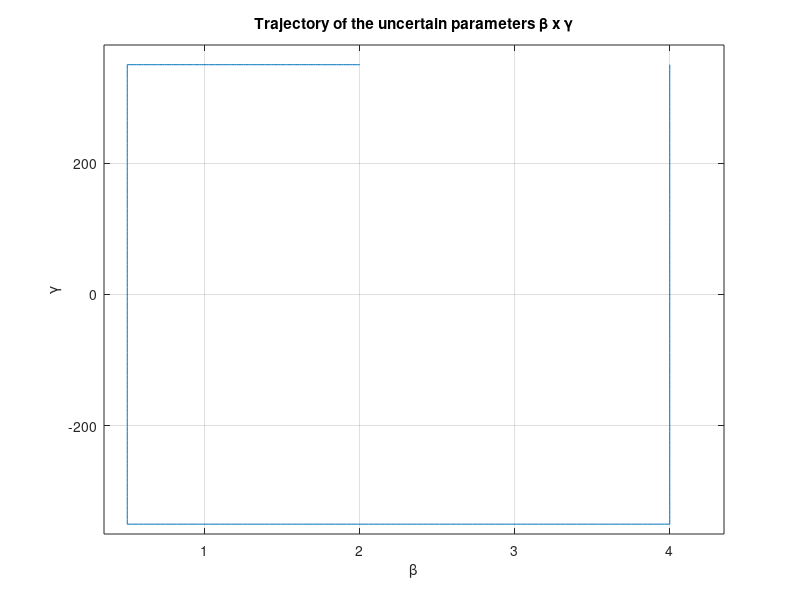

Source code (MATLAB): (Note: this script raises an error after producing the figure.)
% MAE 280 B - Winter 2012
%
% Store the N vertices of your plant model into a cell-array, e.g.
%
% A{1} = A1;
% Cy{1} = Cy1;
%
% stores the first vertex. Define a single matrix Bu.
% 
% Store N LQG controllers on the cell-array KLQG and the N vertices of
% your gain scheduled controller into the cell-array KGS and run this
% script to simulate your controller. 
%
% For example, store the matrices (ALQG1, BLQG1, CLQG1) of the LQR
% controller calculated at vertex 1 into 
%
% KLQG{1}.A = ALQG1; 
% KLQG{1}.B = BLQG1; 
% KLQG{1}.C = CLQG1; 
%
% and the the matrices (AGS1, BGS1, CGS1) of the vertex 1 of your
% gain-scheduled controller in 
%
% KGS{1}.A = AGS1; 
% KGS{1}.B = BGS1; 
% KGS{1}.C = CGS1;
%
% and run gssimulation to simulate your controller.
%
% ATTENTION: Make sure that the controller vertices match the values
% in the vector:

N = 4;
v = [0.35 4.35 0.35 4.35; ...
     -365 -365 380 380];

% If not, either reorder v or your controllers before you attempt to
% simulate the system!

% Generate trajectory of uncertainty beta and gamma

t1 = 0 : 0.1 : 10;
t2 = 10.1 : 0.1 : 20;
t3 = 20.1 : 0.1 : 30;
t4 = 30.1 : 0.1 : 40;
t = [t1 t2 t3 t4];

% 0.35 < beta < 4.35
beta = [...
  interp1([0 10], [2 0.5], t1'); ...
  interp1([10.1 20], [0.5 0.5], t2'); ...
  interp1([20.1 30], [0.5 4], t3'); ...
  interp1([30.1 40], [4 4], t4'); ...
];

% -365 < gamma < 380
gamma = [...
  interp1([0 10], [350 350], t1'); ...
  interp1([10.1 20], [350 -350], t2'); ...
  interp1([20.1 30], [-350 -350], t3'); ...
  interp1([30.1 40], [-350 350], t4'); ...
];

figure(1)
plot(beta, gamma), grid
xlabel('\beta')
ylabel('\gamma')
axis([0.35 4.35 -365 380]);
title('Trajectory of the uncertain parameters \beta x \gamma')

% compute xis
xi = box2conv([beta gamma]', v)';

% Compute input noise
M = length(t);
w = 0.1*randn(M, 3);

% simulate gain-scheduled controller
Ac = {};
Bc = {};
Cc = {};
for i = 1 : N

  Ac{i} = KGS{i}.A;
  Bc{i} = KGS{i}.B;
  Cc{i} = KGS{i}.C;

end

disp('simulate gain-scheduled controller')
[tgs, xgs] = lpv(t, w, xi, A, Bu, Cy, Ac, Bc, Cc);

% simulate LQG controller
Ac = {};
Bc = {};
Cc = {};
for i = 1 : N

  Ac{i} = KLQG{i}.A;
  Bc{i} = KLQG{i}.B;
  Cc{i} = KLQG{i}.C;

end

disp('simulate scheduled lqg controller')
[tlqg, xlqg] = lpv(t, w, xi, A, Bu, Cy, Ac, Bc, Cc);

figure(2)
subplot(3,1,1)
plotyy(t, beta, t, gamma), grid
title('\beta and \gamma')
subplot(3,1,2)
plot(tgs, xgs(:,1)), grid
title('angle of atack -- gain-scheduled controller')
subplot(3,1,3)
plot(tlqg, xlqg(:,1)), grid
title('angle of atack -- scheduled LQG controller')

figure(3)
subplot(3,1,1)
plotyy(t, beta, t, gamma), grid
title('\beta and \gamma')
subplot(3,1,2)
plot(tgs, xgs(:,2)), grid
title('pitch rate -- gain-scheduled controller')
subplot(3,1,3)
plot(tlqg, xlqg(:,2)), grid
title('pitch rate -- scheduled LQG controller')

figure(4)
subplot(3,1,1)
plotyy(t, beta, t, gamma), grid
title('\beta and \gamma')
subplot(3,1,2)
plot(tgs, xgs(:,1), tlqg, xlqg(:,1)), grid
ylim([-0.02, 0.02]);
legend('GS','LQG');
title('angle of atack')
subplot(3,1,3)
plot(tgs, xgs(:,2), tlqg, xlqg(:,2)), grid
ylim([-0.2, 0.2]);
legend('GS','LQG');
title('pitch rate')
